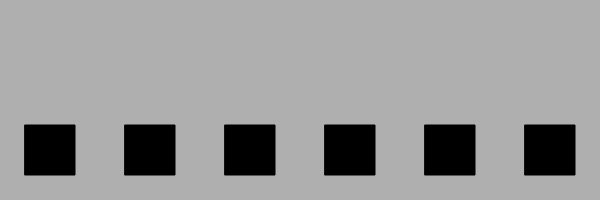
Frame 1 (no input)
Frame 60 (no input): identical to frame 1, image omitted
Frame 120 (the mouse pressed at the canvas centre since frame 60): identical to frame 1, image omitted

The p5.js sketch that drew this single still picture (run headless with seeded random() and noise() and a simulated clock; from frame 60 on, the mouse is pressed at the canvas centre):

// p5.js sketch
// ── sketch.js
let buttons = new Array(6);

function setup() {
	createCanvas(600, 200);
	// loop to evenly spaceout buttons along window
	for (let i = 0; i < buttons.length; i++) {
		buttons[i] = new Button(i*100+25, height/2+25, 50, 50);
	}
}

function draw() {
	background(175);
	for (let i = 0; i < buttons.length; i++) {
		buttons[i].display();
	}
}

function mousePressed() {
	// When mouse is pressed, we must check each button
	for (let i = 0; i < buttons.length; i++) {
		buttons[i].click(mouseX, mouseY);
	}
}
// ── button.js
// Constructor initializes all variables

class Button {
	constructor(x, y, w, h) {
		// Button location and size
		this.x = x;
		this.y = y;
		this.w = w;
		this.h = h;

		// Is the button on or off?
		// Always starts as off
		this.on = false;
	}

	click(mx, my) {
		// Check to see if a point is inside of rect
		if (mx > this.x && mx < this.x + this.w 
			&& my > this.y && my < this.y + this.h) {
			this.on = !this.on;
		}
	}

	display() {
		rectMode(CORNER);
		stroke(0);
		// color changes based on state of button
		if(this.on) {
			fill(175);
		} else {
			fill(0);
		}
		rect(this.x, this.y, this.w, this.h);
	}
}
